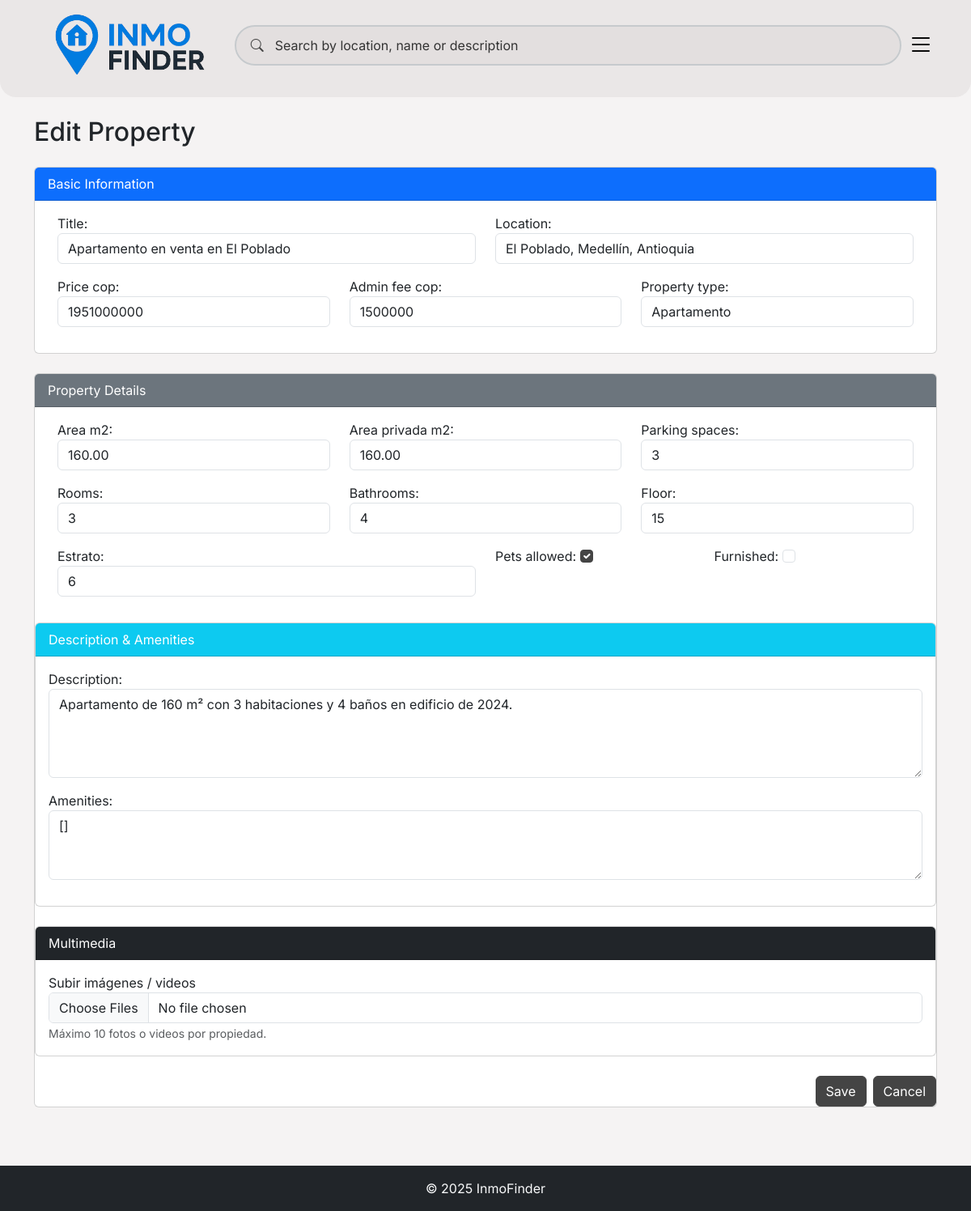
The page /properties/edit/36/ (signed in) on the database as committed earlier.
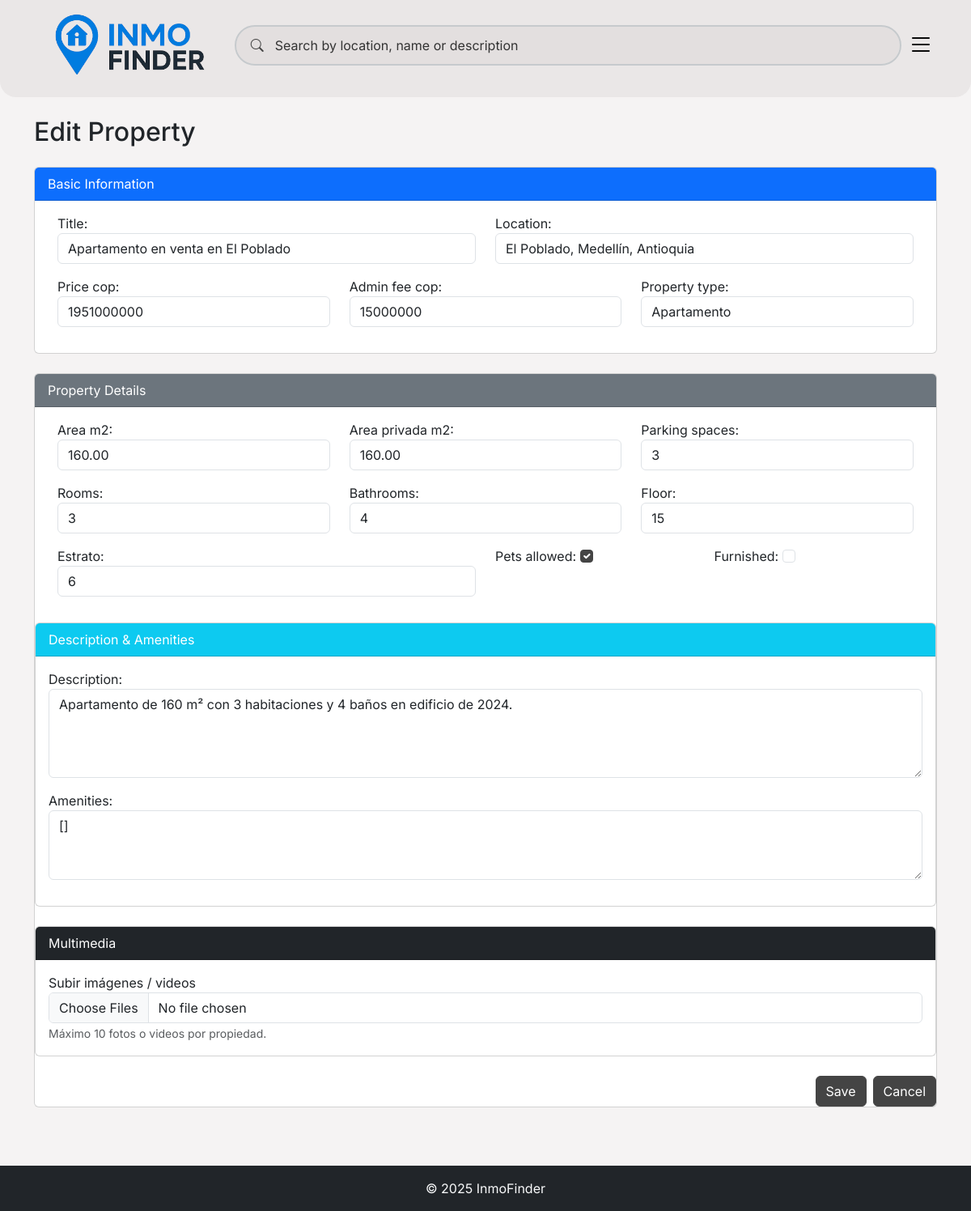
The same page on the database as committed later.
### properties/models.py (models this page shows, shortened)
class Propiedad(models.Model):
    owner = models.ForeignKey(User, related_name='propiedades', on_delete=models.CASCADE, null=True, blank=True)
    title = models.CharField(max_length=255, null=True, blank=True)
    description = models.TextField(blank=True, null=True)
    location = models.CharField(max_length=255)
    property_type = models.CharField(max_length=50, choices=[
        ('Apartamento', 'Apartamento'),
        ('Casa', 'Casa'),
        ('Lote', 'Lote'),
        ('Oficina', 'Oficina'),
        ('Otro', 'Otro'),
    ])
    condition = models.CharField(max_length=100, blank=True, null=True)
    seller = models.CharField(max_length=255, blank=True, null=True)
    listing_url = models.URLField(blank=True, null=True)
    area_m2 = models.DecimalField(max_digits=10, decimal_places=2)
    area_privada_m2 = models.DecimalField(max_digits=10, decimal_places=2)
    rooms = models.IntegerField()
    bathrooms = models.IntegerField()
    parking_spaces = models.IntegerField()
    floor = models.IntegerField()
    estrato = models.IntegerField(blank=True, null=True)
    antiguedad = models.CharField(max_length=50, blank=True, null=True)
    cantidad_de_pisos = models.IntegerField(blank=True, null=True)
    codigo_fincaraiz = models.CharField(max_length=50, blank=True, null=True)
    amenities = models.JSONField(blank=True, null=True)
    price_cop = models.BigIntegerField()
    admin_fee_cop = models.BigIntegerField(blank=True, null=True)
    pets_allowed = models.BooleanField(default=False)
    furnished = models.BooleanField(default=False)
    created_at = models.DateTimeField(auto_now_add=True, null=True, blank=True)
    updated_at = models.DateTimeField(auto_now=True, null=True, blank=True)

### properties/views.py (the view, shortened to what this page needs)
# urls.py: path("edit/<int:pk>/", views.PropiedadUpdateView.as_view(), name="edit"),
class PropiedadUpdateView(LoginRequiredMixin, PropietarioRequiredMixin, RoleSuccessUrlMixin, UpdateView):
    model = Propiedad
    form_class = PropiedadForm
    template_name = "properties/add_property.html"
    def get_queryset(self):
        qs = super().get_queryset()
        if getattr(self.request.user, "is_admin", False):
            return qs
        return qs.filter(owner=self.request.user)

### properties/views.py (called while the page is built)
    def test_func(self):
        request = getattr(self, "request", None)
        user = getattr(request, "user", None)
        if not user or not getattr(user, "is_authenticated", False):
            return False
        if hasattr(user, "is_admin") and bool(user.is_admin):
            return True
        if hasattr(user, "is_propietario"):
            return bool(user.is_propietario)
        return user.groups.filter(name="Propietarios").exists()

### properties/templates/properties/add_property.html (shortened to what this page needs)
{% extends "properties/base.html" %}
{% block content %}
<div class="container mt-4">
  <h2 class="mb-4">
    {% if form.instance.pk %}Edit Property{% else %}Add New Property{% endif %}
  </h2>
  <form method="post" enctype="multipart/form-data" class="needs-validation">
    <div class="card mb-4">
      <div class="card-header bg-primary text-white">Basic Information</div>
      <div class="card-body">
        <div class="row">
          <div class="col-md-6 mb-3">
            {{ form.title.label_tag }}
            {{ form.title }}
          </div>
          <div class="col-md-6 mb-3">
            {{ form.location.label_tag }}
            {{ form.location }}
          </div>
        </div>
        <div class="row">
          <div class="col-md-4 mb-3">
            {{ form.price_cop.label_tag }}
            {{ form.price_cop }}
          </div>
          <div class="col-md-4 mb-3">
            {{ form.admin_fee_cop.label_tag }}
            {{ form.admin_fee_cop }}
          </div>
          <div class="col-md-4 mb-3">
            {{ form.property_type.label_tag }}
            {{ form.property_type }}
          </div>
        </div>
      </div>
    </div>
    <div class="card mb-4">
      <div class="card-header bg-secondary text-white">Property Details</div>
      <div class="card-body">
        <div class="row">
          <div class="col-md-4 mb-3">
            {{ form.area_m2.label_tag }}
            {{ form.area_m2 }}
          </div>
          <div class="col-md-4 mb-3">
            {{ form.area_privada_m2.label_tag }}
            {{ form.area_privada_m2 }}
          </div>
          <div class="col-md-4 mb-3">
            {{ form.parking_spaces.label_tag }}
            {{ form.parking_spaces }}
          </div>
        </div>
        <div class="row">
          <div class="col-md-4 mb-3">
            {{ form.rooms.label_tag }}
            {{ form.rooms }}
          </div>
          <div class="col-md-4 mb-3">
            {{ form.bathrooms.label_tag }}
            {{ form.bathrooms }}
          </div>
          <div class="col-md-4 mb-3">
            {{ form.floor.label_tag }}
            {{ form.floor }}
          </div>
        </div>
        <div class="row">
            <div class="col-md-6 mb-3">
                {{ form.estrato.label_tag }}
                {{ form.estrato }}
            </div>
            <div class="col-md-3 mb-3">
                {{ form.pets_allowed.label_tag }}
                {{ form.pets_allowed }}
            </div>
            <div class="col-md-3 mb-3">
                {{ form.furnished.label_tag }}
                {{ form.furnished }}
            </div>
        </div>
    </div>
    <div class="card mb-4">
      <div class="card-header bg-info text-white">Description & Amenities</div>
      <div class="card-body">
        <div class="mb-3">
          {{ form.description.label_tag }}
          {{ form.description }}
        </div>
        <div class="mb-3">
          {{ form.amenities.label_tag }}
          {{ form.amenities }}
        </div>
      </div>
    </div>
<div class="card mb-4">
  <div class="card-header bg-dark text-white">Multimedia</div>
  <div class="card-body">
    <div class="form-group">
      <label for="id_multimedia_files">Subir imágenes / videos</label>
      <input
        type="file"
        name="multimedia_files"
        id="id_multimedia_files"
        class="form-control"
        multiple
        accept="image/*,video/*"
      >
      <small class="form-text text-muted">Máximo 10 fotos o videos por propiedad.</small>
    </div>
  </div>
</div>
    <div class="d-flex justify-content-end">
      <button type="submit" class="btn btn-success me-2">Save</button>
      <a href="{% url 'dashboard' %}" class="btn btn-secondary">Cancel</a>
    </div>
    </div>
  </form>
</div>
{% endblock %}

Rows that differ between the two databases and show on the page:
changed Propiedad "Apartamento en venta en El Poblado": admin_fee_cop "1500000" → "15000000"
